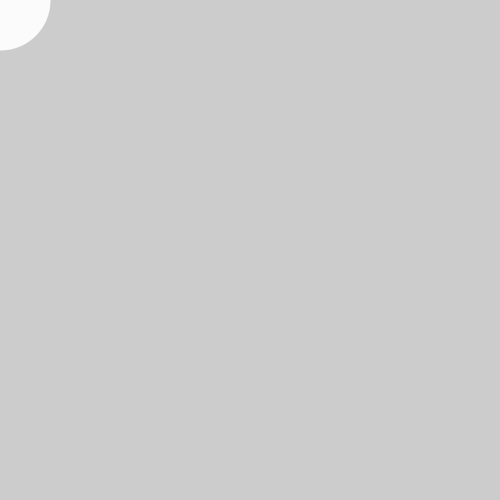
Frame 1 (no input)
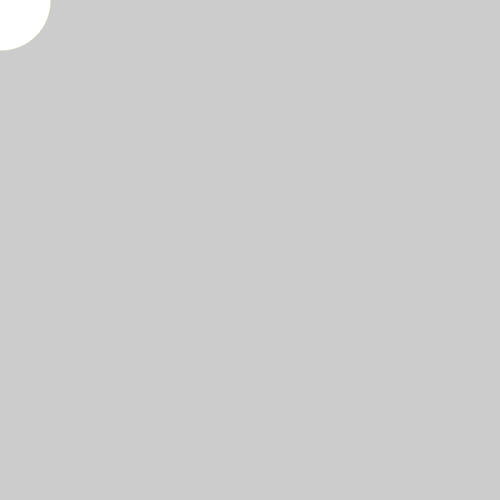
Frame 60 (the mouse pressed at the canvas centre just before this capture)
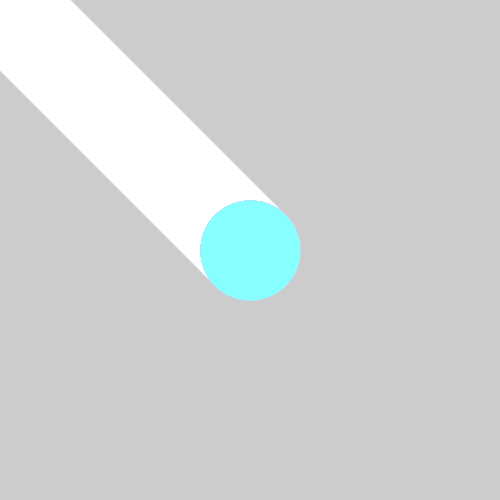
Frame 120 (the mouse held since frame 60 and released just before this capture)

The Processing sketch that drew these frames (run headless with seeded random() and noise(); from frame 60 on, the mouse is pressed at the canvas centre):

// Processing sketch: sketch_03_Exercise_14
// ── sketch_03_Exercise_14.pde
void setup(){
  size(500,500);
  strokeWeight(100);
}
void draw(){
  if (mouseButton == LEFT){
  stroke(random(200),random(200),random(200),random(200));
  } else if (mouseButton == RIGHT){
    stroke(random(100),random(100),random(100),random(100));
  } else {
    stroke(random(1000),random(1000),random(1000),random(1000));
  }
  line(mouseX,mouseY,pmouseX,pmouseY);
}
